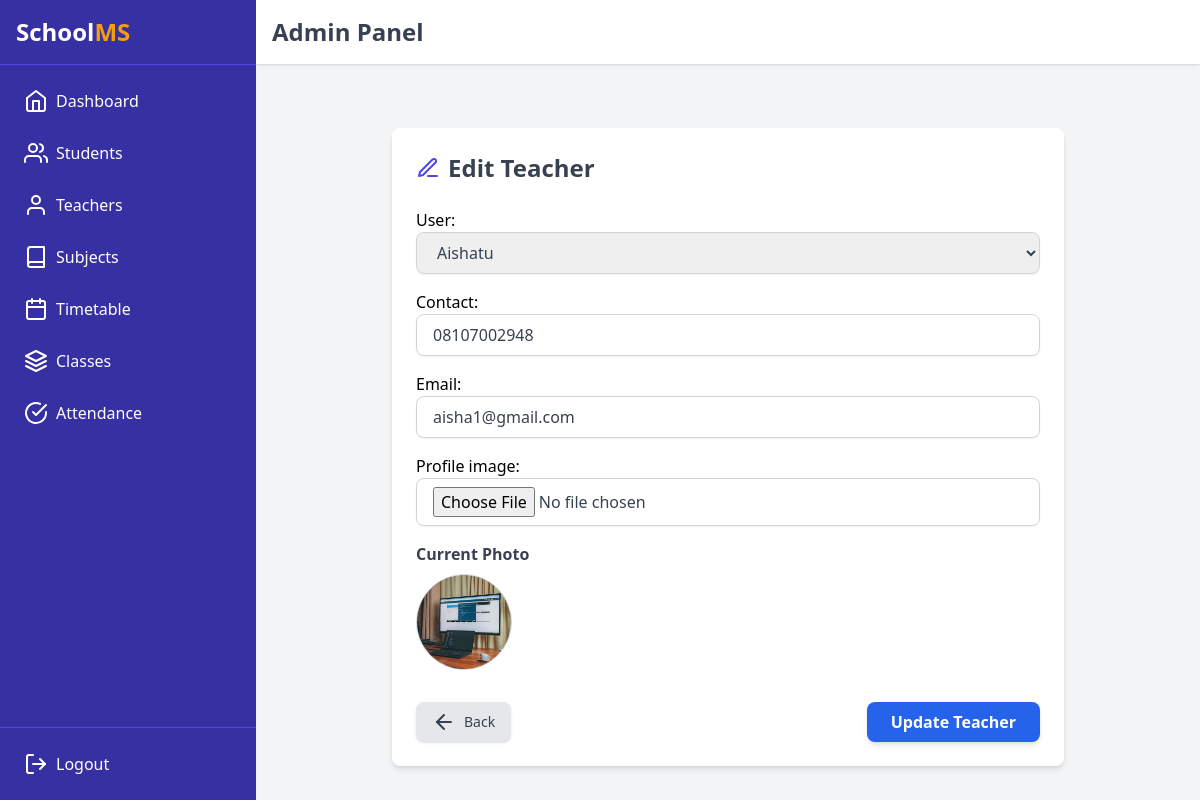
/teachers/edit/1/, run on the app's committed database.
### teachers/models.py (models this page shows, shortened)
class Teacher(models.Model):
    user = models.OneToOneField(User, on_delete=models.CASCADE, related_name='teacher_profile')
    contact = models.CharField(max_length=15)
    email = models.EmailField()
    profile_image = models.ImageField(upload_to='teacher_profiles/', default='teacher_profiles/default.png')

### teachers/views.py (the view)
# urls.py: path('edit/<int:teacher_id>/', views.edit_teacher, name='edit_teacher'),
def edit_teacher(request, teacher_id):
    teacher = get_object_or_404(Teacher, id=teacher_id)
    if request.method == 'POST':
        form = TeacherForm(request.POST, request.FILES, instance=teacher)
        if form.is_valid():
            form.save()
            messages.success(request, "Teacher updated successfully.")
            return redirect("manage_teachers")
        else:
            messages.error(request, "Please correct the error below.")
    else:
        form = TeacherForm(instance=teacher)
    return render(request, "teachers/edit_teacher.html", {"form": form, "teacher": teacher})

### teachers/templates/teachers/edit_teacher.html (shortened to what this page needs)
{% extends 'admin_base.html' %} {% load static %} {% block content %}
<div class="max-w-2xl mx-auto mt-10 bg-white p-6 rounded-lg shadow-md">
  <div class="flex items-center justify-between mb-6">
    <h2 class="text-2xl font-bold text-gray-700 flex items-center gap-2">
      <i data-feather="edit-3" class="w-6 h-6 text-indigo-600"></i>
      Edit Teacher
    </h2>
  </div>
  <form
    method="POST"
    action="{% url 'edit_teacher' teacher.id %}"
    enctype="multipart/form-data"
    class="space-y-4"
  >
    {% csrf_token %} {{ form.as_p }}
    {% if teacher.profile_image %}
    <div class="mb-4">
      <label class="block text-gray-700 font-semibold">Current Photo</label>
      <img
        src="{{ teacher.profile_image.url }}"
        alt="{{ teacher.user.get_full_name }}"
        class="w-24 h-24 rounded-full object-cover mt-2 border border-gray-300"
      />
    </div>
    {% endif %}
    <div class="flex items-center justify-between pt-4">
      <a
        href="{% url 'manage_teachers' %}"
        class="flex items-center gap-2 bg-gray-200 hover:bg-gray-300 text-gray-700 px-4 py-2 rounded-lg shadow text-sm transition"
      >
        <i data-feather="arrow-left"></i>
        Back
      </a>
      <button
        type="submit"
        class="bg-blue-600 hover:bg-blue-700 text-white font-semibold py-2 px-6 rounded-lg shadow-md transition duration-200"
      >
        Update Teacher
      </button>
    </div>
  </form>
</div>
{% endblock %}

### data on the page
Teacher: user "Aishatu", contact "08107002948", email "aisha1@gmail.com", profile_image (picture)
